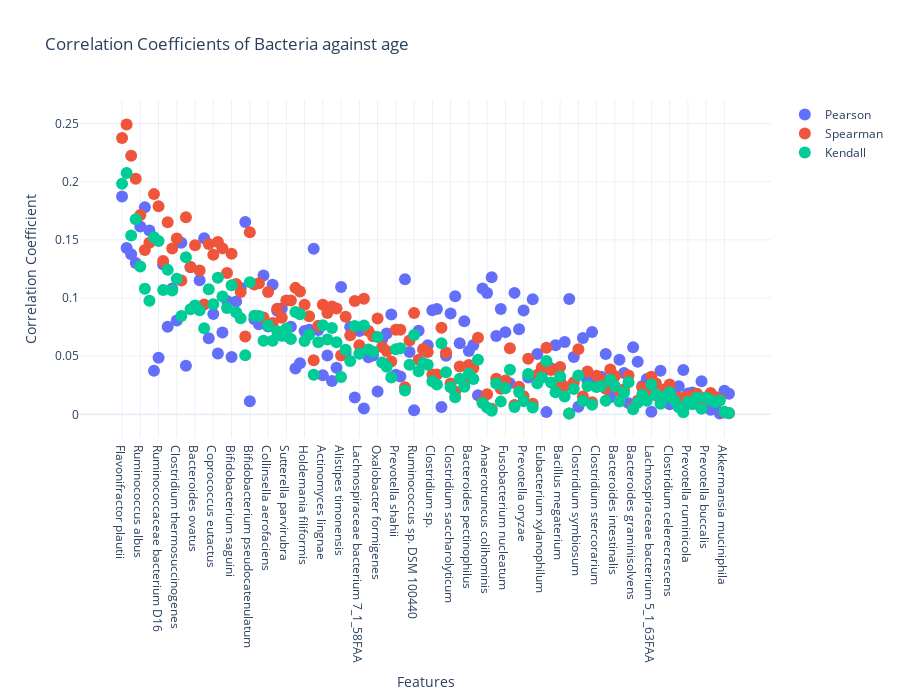

The notebook cell saved with this chart:
### Code cell
_ = correlation_coefficients(
    bacteria,
    age,
    title="Correlation Coefficients of Bacteria against age"
)

### Figure 1 — Plotly figure (JSON) as saved in the notebook; plotly's stock layout.template omitted (floating-point values rounded to 4 significant figures; data arrays with more than 128 entries replaced by an {"elided": "..."} marker saying what was removed)
{"data": [{"marker": {"size": 12}, "mode": "markers", "name": "Pearson", "type": "scatter", "x": {"elided": "134 str values"}, "y": {"elided": "134 float values"}}, {"marker": {"size": 12}, "mode": "markers", "name": "Spearman", "type": "scatter", "x": {"elided": "134 str values"}, "y": {"elided": "134 float values"}}, {"marker": {"size": 12}, "mode": "markers", "name": "Kendall", "type": "scatter", "x": {"elided": "134 str values"}, "y": {"elided": "134 float values"}}], "layout": {"height": 700, "title": {"text": "Correlation Coefficients of Bacteria against age"}, "xaxis": {"title": {"text": "Features"}}, "yaxis": {"title": {"text": "Correlation Coefficient"}}}}
